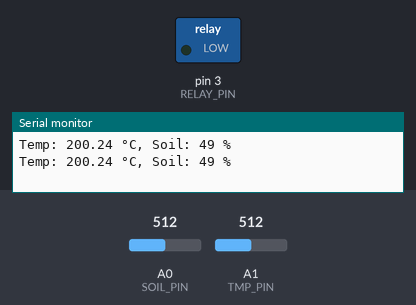
The sketch below on a simulated Arduino Uno, built with avr-gcc and run on an emulated ATmega328P. On the bench: switched loads named in the sketch (green lamp = pin HIGH), the last lines printed to the serial monitor. The test bench sets the inputs (shaded band); at power-on: A0 (SOIL_PIN) = 512, A1 (TMP_PIN) = 512.

Above: at 2.8 s.
2.9 s: A0 (SOIL_PIN) set to 708
5.6 s: A0 (SOIL_PIN) set to 730
At 7.0 s:
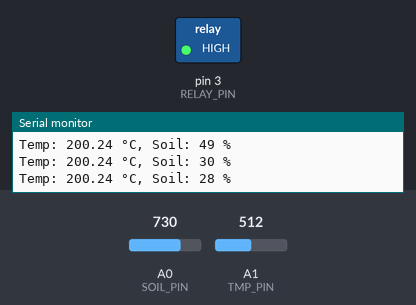
8.3 s: A0 (SOIL_PIN) set to 716
At 11.2 s:
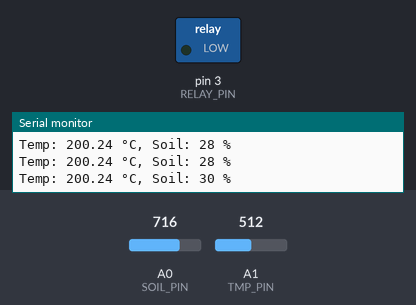
11.5 s: A0 (SOIL_PIN) set to 900
At 12.9 s:
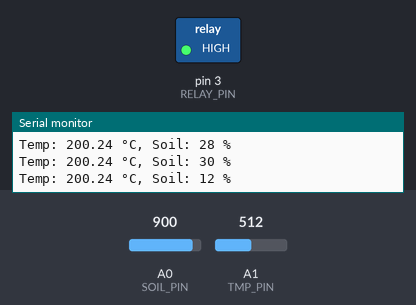
Timing chart, 0 to 14.5 s (numbered marks = the images above; inputs shaded):
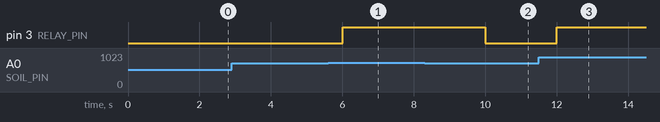

Measured:
- the behaviour switches between 716 and 717 on A0 (SOIL_PIN) (found by bisection; images 0 and 1)
- after the input at 5.6 s, pin 3 (RELAY_PIN): LOW → HIGH after 0.40 s
- after the input at 8.3 s, pin 3 (RELAY_PIN): HIGH → LOW after 1.7 s
- after the input at 11.5 s, pin 3 (RELAY_PIN): LOW → HIGH after 0.51 s

The sketch:

Smart_Farming_Using_IoT_.ino
```cpp
#define TMP_PIN A1
#define SOIL_PIN A0
#define RELAY_PIN 3

void setup() {
  Serial.begin(9600);
  pinMode(RELAY_PIN, OUTPUT);
  digitalWrite(RELAY_PIN, LOW);
}

void loop() {
  int tmpRaw = analogRead(TMP_PIN);
  float voltage = tmpRaw * (5.0 / 1023.0);
  float temperature = (voltage - 0.5) * 100;

  int soil = analogRead(SOIL_PIN);
  int moisture = map(soil, 1023, 0, 0, 100);

  Serial.print("Temp: ");
  Serial.print(temperature);
  Serial.print(" °C, Soil: ");
  Serial.print(moisture);
  Serial.println(" %");

  if (moisture < 30) {
    digitalWrite(RELAY_PIN, HIGH);
  } else {
    digitalWrite(RELAY_PIN, LOW);
  }

  delay(2000);
}
```
